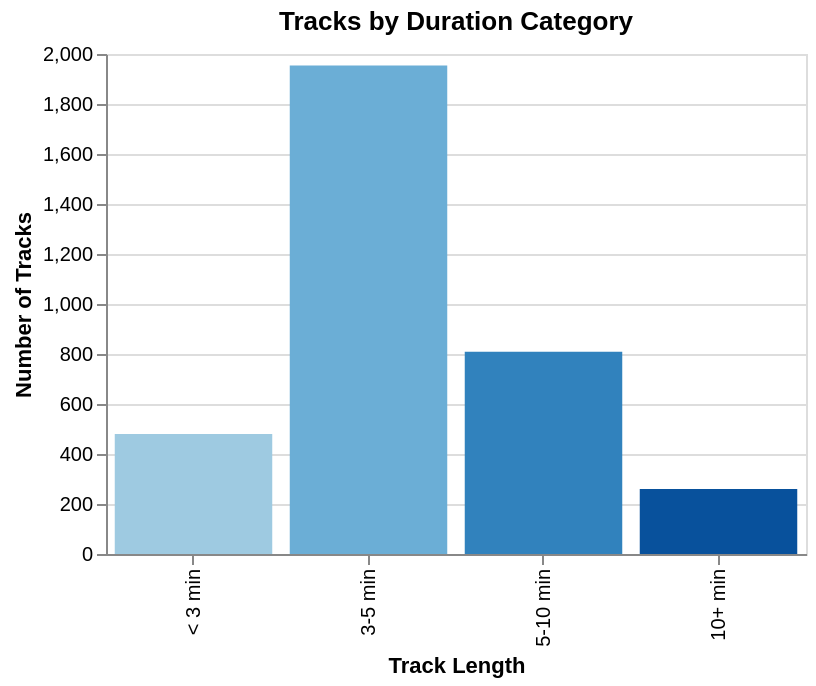

The code cell stored with this chart in its notebook:
### Markdown cell above
### Bar chart with custom order

### Code cell
df_lengths = track_lengths.DataFrame()
category_order = ['< 3 min', '3-5 min', '5-10 min', '10+ min']

chart = (
    alt.Chart(df_lengths)
    .mark_bar()
    .encode(
        x=alt.X('length_category:N', sort=category_order, title='Track Length'),
        y=alt.Y('track_count:Q', title='Number of Tracks'),
        color=alt.Color('length_category:N', 
            scale=alt.Scale(domain=category_order, range=['#9ecae1', '#6baed6', '#3182bd', '#08519c']),
            legend=None),
        tooltip=['length_category', 'track_count']
    )
    .properties(title='Tracks by Duration Category', width=350, height=250)
)

chart

### Figure 1 — Vega-Lite specification as saved in the notebook (floating-point values rounded to 4 significant figures)
{"config": {"view": {"continuousWidth": 300, "continuousHeight": 300}}, "data": {"name": "data-eb32af61bf2a29d49e4674fb6181e6d4"}, "mark": {"type": "bar"}, "encoding": {"color": {"field": "length_category", "legend": null, "scale": {"domain": ["< 3 min", "3-5 min", "5-10 min", "10+ min"], "range": ["#9ecae1", "#6baed6", "#3182bd", "#08519c"]}, "type": "nominal"}, "tooltip": [{"field": "length_category", "type": "nominal"}, {"field": "track_count", "type": "quantitative"}], "x": {"field": "length_category", "sort": ["< 3 min", "3-5 min", "5-10 min", "10+ min"], "title": "Track Length", "type": "nominal"}, "y": {"field": "track_count", "title": "Number of Tracks", "type": "quantitative"}}, "height": 250, "title": "Tracks by Duration Category", "width": 350, "$schema": "https://vega.github.io/schema/vega-lite/v6.1.0.json", "datasets": {"data-eb32af61bf2a29d49e4674fb6181e6d4": [{"length_category": "< 3 min", "track_count": 480}, {"length_category": "5-10 min", "track_count": 809}, {"length_category": "10+ min", "track_count": 260}, {"length_category": "3-5 min", "track_count": 1954}]}}
